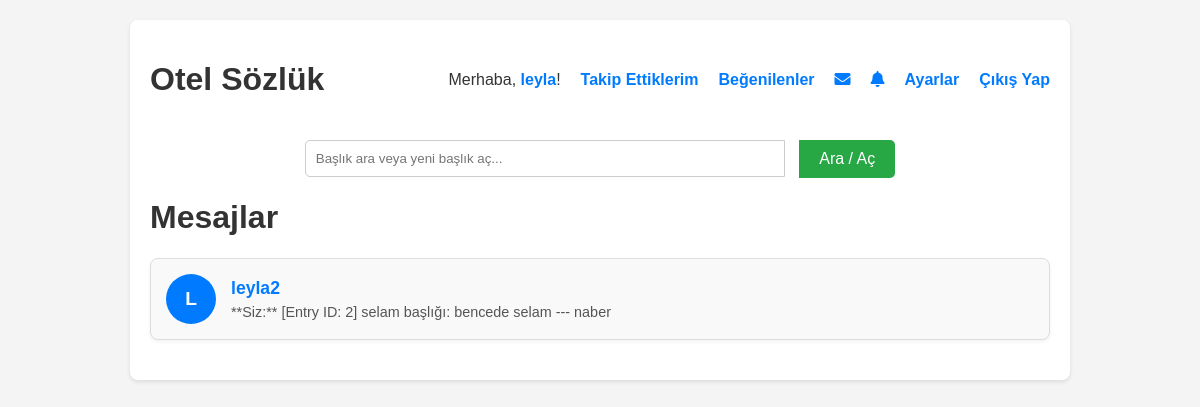
The app's page /mesajlar (signed in) with its own data.
### tables this page shows
CREATE TABLE users (
            id INTEGER PRIMARY KEY AUTOINCREMENT,
            username TEXT NOT NULL UNIQUE,
            email TEXT NOT NULL UNIQUE,
            password_hash TEXT NOT NULL,
            bio TEXT DEFAULT '',
            kayit_tarihi TIMESTAMP DEFAULT CURRENT_TIMESTAMP,
            email_verified INTEGER DEFAULT 0,
            verification_code TEXT,
            is_admin INTEGER DEFAULT 0,
            is_moderator INTEGER DEFAULT 0,
            is_banned INTEGER DEFAULT 0
        );

CREATE TABLE messages (
            id INTEGER PRIMARY KEY AUTOINCREMENT,
            sender_id INTEGER NOT NULL,
            receiver_id INTEGER NOT NULL,
            message_text TEXT NOT NULL,
            timestamp DATETIME DEFAULT CURRENT_TIMESTAMP,
            is_read INTEGER DEFAULT 0, -- 0: okunmadı, 1: okundu
            FOREIGN KEY (sender_id) REFERENCES users(id),
            FOREIGN KEY (receiver_id) REFERENCES users(id)
        );

### yemeksozluk.py (the view)
@app.route('/mesajlar')
def mesajlar():
    if not is_logged_in():
        flash('Mesajları görmek için giriş yapmalısınız.', 'warning')
        return redirect(url_for('login'))
    user_id = session['user_id']
    with get_db_connection() as conn:
        conversations = conn.execute(f'''
            SELECT
                CASE
                    WHEN m.sender_id = ? THEN m.receiver_id
                    ELSE m.sender_id
                END AS other_user_id,
                MAX(m.timestamp) AS last_message_timestamp
            FROM messages m
            WHERE m.sender_id = ? OR m.receiver_id = ?
            GROUP BY other_user_id
            ORDER BY last_message_timestamp DESC
        ''', (user_id, user_id, user_id)).fetchall()
        conversation_list = []
        for conv in conversations:
            other_user_id = conv['other_user_id']
            other_user = conn.execute('SELECT id, username FROM users WHERE id = ?', (other_user_id,)).fetchone()
            if other_user:
                unread_count = conn.execute('''
                    SELECT COUNT(*) FROM messages
                    WHERE sender_id = ? AND receiver_id = ? AND is_read = 0
                ''', (other_user_id, user_id)).fetchone()[0]
                last_message = conn.execute('''
                    SELECT message_text, sender_id FROM messages
                    WHERE (sender_id = ? AND receiver_id = ?) OR (sender_id = ? AND receiver_id = ?)
                    ORDER BY timestamp DESC
                    LIMIT 1
                ''', (user_id, other_user_id, other_user_id, user_id)).fetchone()
                conversation_list.append({
                    'other_user_id': other_user['id'],
                    'other_username': other_user['username'],
                    'unread_count': unread_count,
                    'last_message': last_message['message_text'] if last_message else 'Henüz mesaj yok.',
                    'last_message_sender': 'Siz' if last_message and last_message['sender_id'] == user_id else other_user['username'] if last_message else ''
                })
    return render_template('mesajlar.html', conversations=conversation_list, is_logged_in=is_logged_in())

### yemeksozluk.py (called while the page is built)
@contextmanager
def get_db_connection():
    conn = sqlite3.connect(DATABASE, timeout=20.0)
    conn.row_factory = sqlite3.Row
    conn.execute('PRAGMA foreign_keys = ON')
    try:
        yield conn
    finally:
        conn.close()

def is_logged_in():
    return 'logged_in' in session and session['logged_in']

@app.before_request
def before_request():
    g.unread_notifications_count = 0
    g.unread_messages_count = 0
    if is_logged_in():
        with get_db_connection() as conn:
            user_id = session['user_id']
            notifications_count = conn.execute('SELECT COUNT(*) FROM notifications WHERE user_id = ? AND is_read = 0', (user_id,)).fetchone()[0]
            g.unread_notifications_count = notifications_count
            messages_count = conn.execute('SELECT COUNT(*) FROM messages WHERE receiver_id = ? AND is_read = 0', (user_id,)).fetchone()[0]
            g.unread_messages_count = messages_count

### templates/mesajlar.html (shortened to what this page needs)
{% extends 'base.html' %}
{% block content %}
    <h1>Mesajlar</h1>
    {% if conversations %}
        <ul class="message-list">
            {% for conv in conversations %}
                <li class="message-item">
                    <a href="{{ url_for('sohbet', other_user_id=conv.other_user_id) }}">
                        <div class="avatar">{{ conv.other_username[0]|upper }}</div>
                        <div class="content">
                            <h3>{{ conv.other_username }}</h3>
                            <p>
                                {% if conv.last_message_sender == 'Siz' %}
                                    **Siz:** {{ conv.last_message }}
                                {% else %}
                                    {{ conv.last_message }}
                                {% endif %}
                            </p>
                        </div>
                    </a>
                </li>
            {% endfor %}
        </ul>
    {% else %}
        <p class="no-conversations">Henüz kimseyle bir mesajlaşmanız bulunmuyor.</p>
        <p class="no-conversations">Kullanıcı profillerinden mesaj göndermeye başlayabilirsiniz.</p>
    {% endif %}
{% endblock %}

### templates/base.html (style rules this page uses)
body { font-family: sans-serif; margin: 20px; background-color: #f4f4f4; color: #333; }

### templates/mesajlar.html (style rules this page uses)
.message-list { list-style: none; padding: 0; margin: 20px 0; }
.message-item { background-color: #f9f9f9; border: 1px solid #ddd; border-radius: 8px; padding: 15px; margin-bottom: 10px; box-shadow: 0 2px 4px rgba(0,0,0,0.05); display: flex; align-items: center; }
.message-item a { text-decoration: none; color: #333; display: flex; align-items: center; width: 100%; }
.message-item .avatar { width: 50px; height: 50px; background-color: #007bff; color: white; border-radius: 50%; display: flex; align-items: center; justify-content: center; font-size: 1.2em; font-weight: bold; margin-right: 15px; }
.message-item .content { flex-grow: 1; }
.message-item .content h3 { margin: 0 0 5px 0; font-size: 1.1em; color: #007bff; }
.message-item .content p { margin: 0; font-size: 0.9em; color: #555; white-space: nowrap; overflow: hidden; text-overflow: ellipsis; }

### records on screen
users: username "L", other_username "leyla2"
messages: last_message "[Entry ID: 2] selam başlığı: bencede selam --- naber"

### other values on screen
{{ session.username }} "leyla"
